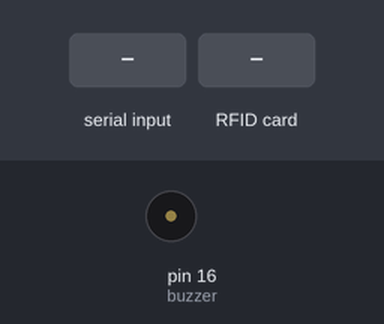
A program run on a simulated Raspberry Pi (header pin numbers). On the bench: buzzer (waves = sounding, pin HIGH). The inputs (shaded band) are chosen by the test bench. What the program prints to the terminal is not drawn.

Above: at 1.2 s.
1.3 s: "1" typed at the terminal, then Enter
2.8 s: RFID card 5E 7A 19 C4 held to the reader
Timing chart, 0 to 5.8 s (numbered marks = the images above; inputs shaded):
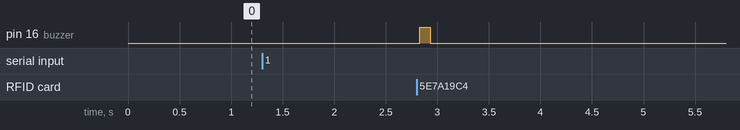

The program:

Write.py
```python
# https://pypi.org/project/mfrc522/
from time import sleep
import sys
from RPi import GPIO
from gpiozero import Buzzer
from mfrc522 import SimpleMFRC522
reader = SimpleMFRC522()
GPIO.setwarnings(False)
buzzer = Buzzer(16)

try:
    while True:
        text = input("Please input message: ")
        print('Now place your tag to write.')
        reader.write(text)
        # https://gpiozero.readthedocs.io/en/stable/api_output.html
        # beep(on_time=1, off_time=1, n=None, background=True)
        buzzer.beep(0.1, 0.1, 1)
        print('Written OK')
        sleep(1)
except KeyboardInterrupt:
    GPIO.cleanup()
    raise
```

Measured:
- after the input at 1.3 s, every drawn part: stays the same
- after the input at 2.8 s, pin 16 (buzzer): LOW → HIGH at once, → LOW 0.10 s later
